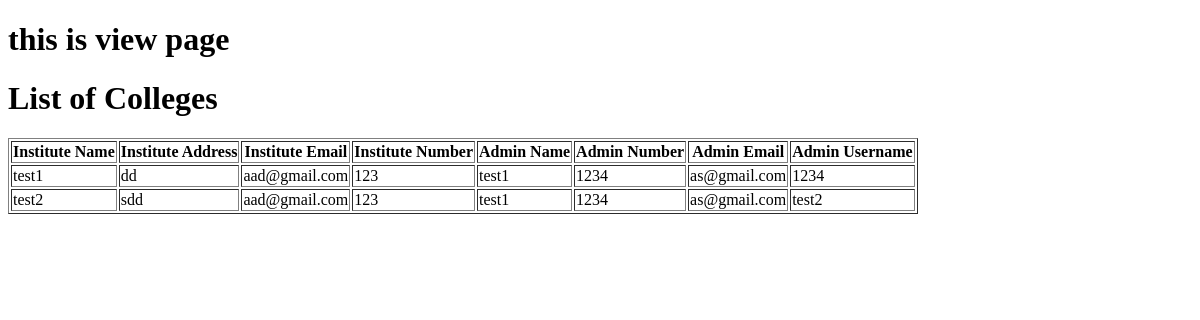
The page /super/view/ on the database as committed earlier.
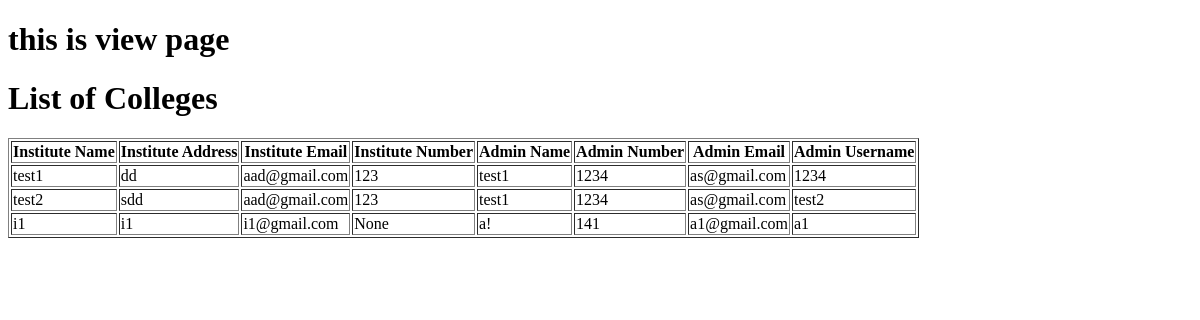
The same page on the database as committed later.
### super/models.py (models this page shows)
class College(models.Model):
    institute_name = models.CharField(max_length=100)
    institute_address = models.TextField(null=True, blank=True)
    institute_email = models.EmailField(null=True, blank=True)
    institute_number = models.CharField(max_length=15, null=True, blank=True)
    admin_name = models.CharField(max_length=50)
    admin_number = models.CharField(max_length=15, null=True, blank=True)
    admin_email = models.EmailField(null=True, blank=True)
    admin_username = models.CharField(max_length=11, unique=True)
    admin_password = models.CharField(max_length=150)

### super/views.py (the view)
# urls.py: path('view/',views.view, name='view'),
def view(request):
    colleges = College.objects.all()
    return render(request, 'super/view.html', {'colleges': colleges})

### super/templates/super/view.html (shortened to what this page needs)
<!DOCTYPE html>
<html lang="en">
  <head>
  </head>
  <body>
    <h1>this is view page</h1>
    <h1>List of Colleges</h1>
    <table border="1">
      <thead>
        <tr>
          <th>Institute Name</th>
          <th>Institute Address</th>
          <th>Institute Email</th>
          <th>Institute Number</th>
          <th>Admin Name</th>
          <th>Admin Number</th>
          <th>Admin Email</th>
          <th>Admin Username</th>
        </tr>
      </thead>
      <tbody>
        {% for college in colleges %}
        <tr>
          <td>{{ college.institute_name }}</td>
          <td>{{ college.institute_address }}</td>
          <td>{{ college.institute_email }}</td>
          <td>{{ college.institute_number }}</td>
          <td>{{ college.admin_name }}</td>
          <td>{{ college.admin_number }}</td>
          <td>{{ college.admin_email }}</td>
          <td>{{ college.admin_username }}</td>
        </tr>
        {% endfor %}
      </tbody>
    </table>
  </body>
</html>

Rows that differ between the two databases and show on the page:
added College: institute_name "i1", institute_address "i1", institute_email "i1@gmail.com", institute_number "None", admin_name "a!", admin_number "141", admin_email "a1@gmail.com", admin_username "a1"
